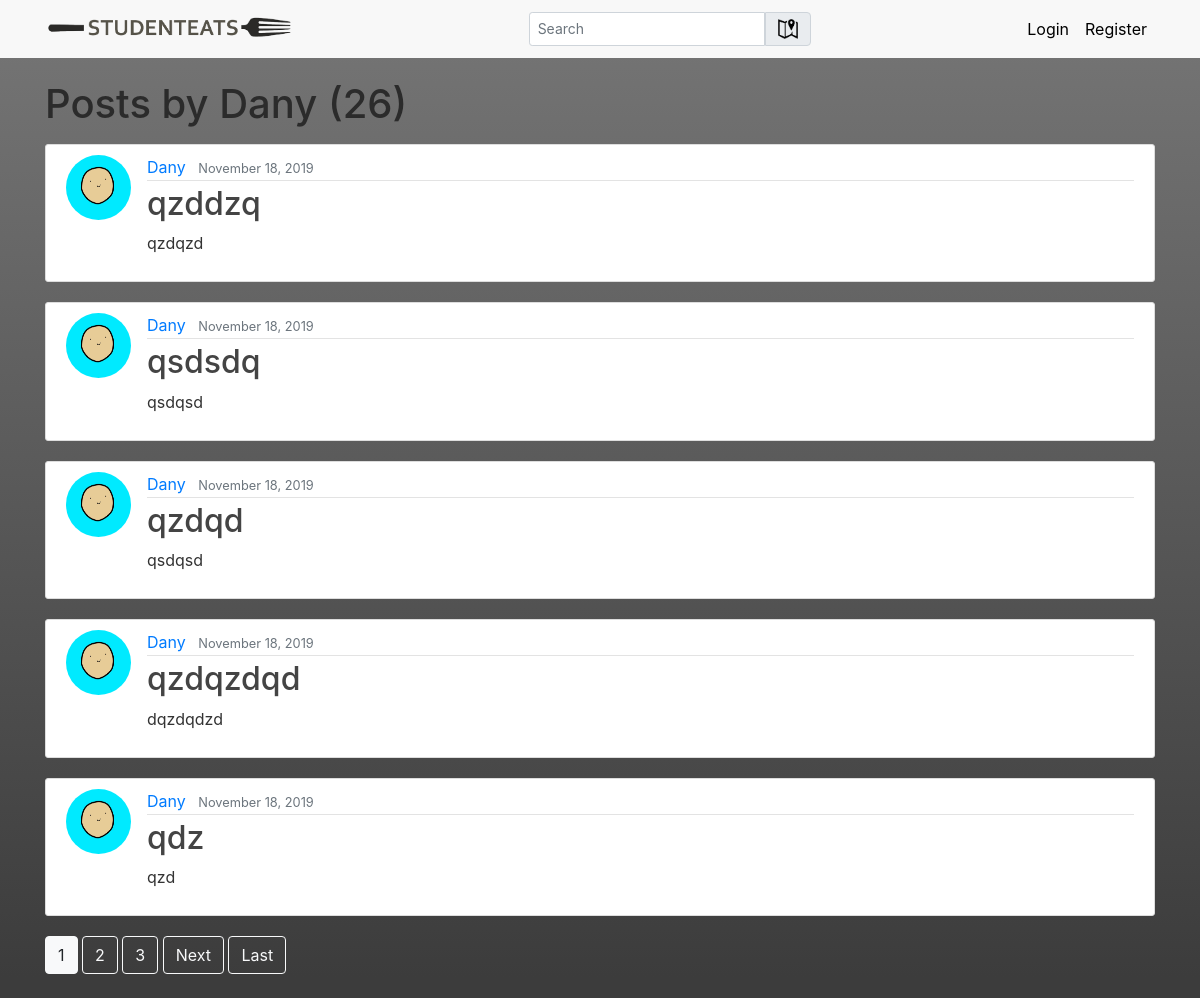
The app's page /user/Dany, older data.
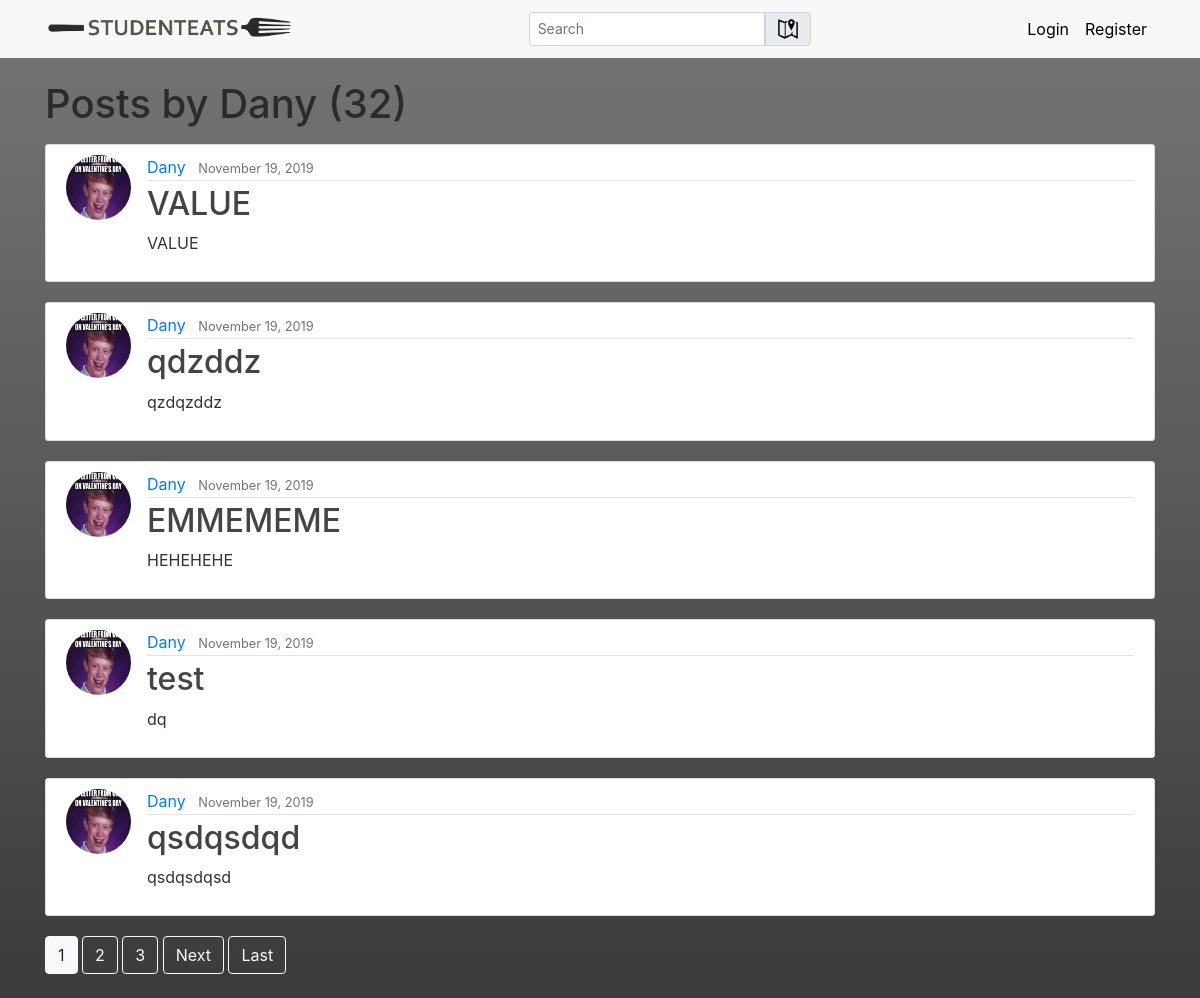
The same page, newer data.
### blog/models.py (models this page shows, shortened)
class Post(models.Model):
    title = models.CharField(max_length=100)
    content = models.TextField()
    date_posted = models.DateTimeField(default = timezone.now)
    author = models.ForeignKey(User, on_delete = models.CASCADE)

### users/models.py (models this page shows, shortened)
class Profile(models.Model):
    user = models.OneToOneField(User, on_delete=models.CASCADE)
    image = models.ImageField(default='default.jpg', upload_to='profile_pics')

### blog/views.py (the view)
# urls.py: path('user/<str:username>', UserPostListView.as_view(), name='user-post'),
class UserPostListView(ListView):# A class based view
    model = Post
    template_name = 'blog/user_post.html' # <app>/<model>_<viewtype>.html
    context_object_name = 'posts' # This makes it so that the list of objects is called posts.
    ordering = ['-date_posted'] # Minus symbol to reverse ordering
    paginate_by = 5
    def get_queryset(self): ## filters posts list to the ones from user
        user = get_object_or_404(User, username=self.kwargs.get('username'))
        return Post.objects.filter(author=user).order_by('-date_posted')

### blog/templates/blog/user_post.html (shortened to what this page needs)
{% extends "blog/base.html" %}
{% block content %}
    <h1 class="mb-3" >Posts by {{ view.kwargs.username }} ({{ page_obj.paginator.count }})</h1>
    {% for post in posts %}
    <article class="media content-section">
      <img class="rounded-circle article-img" src="{{ post.author.profile.image.url }}" alt="author's image">
        <div class="media-body">
          <div class="article-metadata">
            <a class="mr-2" href="{% url 'user-post' post.author.username %}">{{ post.author }}</a>
            <small class="text-muted">{{ post.date_posted |date:"F d, Y"}}</small>
          </div>
          <h2><a class="article-title" href="{% url 'post-detail' post.id %}">{{ post.title }}</a></h2>
          <p class="article-content">{{ post.content }}</p>
        </div>
      </article>
    {% endfor %}
    {% if is_paginated %}
      {% for num in page_obj.paginator.page_range %}
        {% if page_obj.number == num %}
          <a class="btn btn-light mb-4"  href="?page={{ num }}">{{ num }}</a>
        {% elif num > page_obj.number|add:'-3' and num < page_obj.number|add:'3'%}
          <a class="btn btn-outline-light mb-4"  href="?page={{ num }}">{{ num }}</a>
        {% endif %}
      {% endfor %}
      {% if page_obj.has_next %}
        <a class="btn btn-outline-light mb-4"  href="?page={{ page_obj.next_page_number }}">Next</a>
        <a class="btn btn-outline-light mb-4"  href="?page={{ page_obj.paginator.num_pages }}">Last</a>
      {% endif %}
    {% endif  %}
{% endblock content %}

Row changes from the older to the newer data that the page shows:
no longer on this page (row unchanged): Post: author.profile.image (picture), author "Dany", date_posted "November 18, 2019", title "qzddzq", content "qzdqzd"
no longer on this page (row unchanged): Post: author.profile.image (picture), author "Dany", date_posted "November 18, 2019", title "qsdsdq", content "qsdqsd"
no longer on this page (row unchanged): Post: author.profile.image (picture), author "Dany", date_posted "November 18, 2019", title "qzdqd", content "qsdqsd"
no longer on this page (row unchanged): Post: author.profile.image (picture), author "Dany", date_posted "November 18, 2019", title "qzdqzdqd", content "dqzdqdzd"
no longer on this page (row unchanged): Post: author.profile.image (picture), author "Dany", date_posted "November 18, 2019", title "qdz", content "qzd"
added Post: author.profile.image (picture), author "Dany", date_posted "November 19, 2019", title "VALUE", content "VALUE"
added Post: author.profile.image (picture), author "Dany", date_posted "November 19, 2019", title "qdzddz", content "qzdqzddz"
added Post: author.profile.image (picture), author "Dany", date_posted "November 19, 2019", title "EMMEMEME", content "HEHEHEHE"
added Post: author.profile.image (picture), author "Dany", date_posted "November 19, 2019", title "test", content "dq"
added Post: author.profile.image (picture), author "Dany", date_posted "November 19, 2019", title "qsdqsdqd", content "qsdqsdqsd"
Text that changed along with them:
{{ page_obj.paginator.count }}: "26" → "32"
